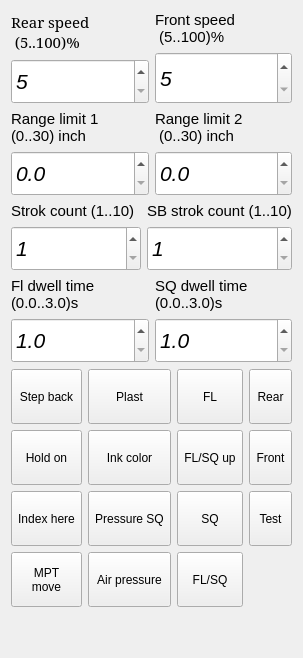
     <widget class="QWidget" name="tabPrint">
      <attribute name="icon">
       <iconset>
        <normaloff>:/new/icons/icons/brush.png</normaloff>:/new/icons/icons/brush.png</iconset>
      </attribute>
      <attribute name="title">
       <string>Print</string>
      </attribute>
      <layout class="QVBoxLayout" name="verticalLayout_27">
       <item>
        <layout class="QVBoxLayout" name="verticalLayout_26">
         <item>
          <layout class="QHBoxLayout" name="horizontalLayout">
           <item>
            <layout class="QVBoxLayout" name="verticalLayout_2" stretch="1,10">
             <item>
              <widget class="QLabel" name="labelSP1">
               <property name="font">
                <font>
                 <family>Serif</family>
                 <pointsize>11</pointsize>
                </font>
               </property>
               <property name="text">
                <string>Rear speed
 (5..100)%</string>
               </property>
              </widget>
             </item>
             <item>
              <widget class="QDoubleSpinBox" name="spinBoxRearSpeed">
               <property name="sizePolicy">
                <sizepolicy hsizetype="Minimum" vsizetype="Minimum">
                 <horstretch>0</horstretch>
                 <verstretch>0</verstretch>
                </sizepolicy>
               </property>
               <property name="minimumSize">
                <size>
                 <width>0</width>
                 <height>45</height>
                </size>
               </property>
               <property name="font">
                <font>
                 <pointsize>16</pointsize>
                 <italic>true</italic>
                </font>
               </property>
               <property name="decimals">
                <number>0</number>
               </property>
               <property name="minimum">
                <double>5.000000000000000</double>
               </property>
               <property name="maximum">
                <double>100.000000000000000</double>
               </property>
              </widget>
             </item>
            </layout>
           </item>
           <item>
            <layout class="QVBoxLayout" name="verticalLayout_3">
             <item>
              <widget class="QLabel" name="labelSP2">
               <property name="sizePolicy">
                <sizepolicy hsizetype="Preferred" vsizetype="Fixed">
                 <horstretch>0</horstretch>
                 <verstretch>0</verstretch>
                </sizepolicy>
               </property>
               <property name="font">
                <font>
                 <pointsize>11</pointsize>
                </font>
               </property>
               <property name="text">
                <string>Front speed
 (5..100)%</string>
               </property>
              </widget>
             </item>
             <item>
              <widget class="QDoubleSpinBox" name="spinBoxFrontSpeed">
               <property name="sizePolicy">
                <sizepolicy hsizetype="Minimum" vsizetype="Minimum">
                 <horstretch>0</horstretch>
                 <verstretch>0</verstretch>
                </sizepolicy>
               </property>
               <property name="minimumSize">
                <size>
                 <width>0</width>
                 <height>45</height>
                </size>
               </property>
               <property name="font">
                <font>
                 <pointsize>16</pointsize>
                 <italic>true</italic>
                </font>
               </property>
               <property name="decimals">
                <number>0</number>
               </property>
               <property name="minimum">
                <double>5.000000000000000</double>
               </property>
               <property name="maximum">
                <double>100.000000000000000</double>
               </property>
              </widget>
             </item>
            </layout>
           </item>
          </layout>
         </item>
         <item>
          <layout class="QHBoxLayout" name="horizontalLayout_10">
           <item>
            <layout class="QVBoxLayout" name="verticalLayout_6" stretch="1,10">
             <item>
              <widget class="QLabel" name="labelRL1">
               <property name="font">
                <font>
                 <pointsize>11</pointsize>
                </font>
               </property>
               <property name="text">
                <string>Range limit 1 
(0..30) inch</string>
               </property>
              </widget>
             </item>
             <item>
              <widget class="QDoubleSpinBox" name="dSpinBoxFrontRange">
               <property name="sizePolicy">
                <sizepolicy hsizetype="Minimum" vsizetype="Minimum">
                 <horstretch>0</horstretch>
                 <verstretch>0</verstretch>
                </sizepolicy>
               </property>
               <property name="minimumSize">
                <size>
                 <width>0</width>
                 <height>45</height>
                </size>
               </property>
               <property name="font">
                <font>
                 <pointsize>16</pointsize>
                 <italic>true</italic>
                </font>
               </property>
               <property name="decimals">
                <number>1</number>
               </property>
               <property name="maximum">
                <double>30.000000000000000</double>
               </property>
              </widget>
             </item>
            </layout>
           </item>
           <item>
            <layout class="QVBoxLayout" name="verticalLayout_5" stretch="1,10">
             <item>
              <widget class="QLabel" name="labelRL2">
               <property name="sizePolicy">
                <sizepolicy hsizetype="Preferred" vsizetype="Fixed">
                 <horstretch>0</horstretch>
                 <verstretch>0</verstretch>
                </sizepolicy>
               </property>
               <property name="font">
                <font>
                 <pointsize>11</pointsize>
                </font>
               </property>
               <property name="text">
                <string>Range limit 2
 (0..30) inch</string>
               </property>
              </widget>
             </item>
             <item>
              <widget class="QDoubleSpinBox" name="dSpinBoxRearRange">
               <property name="sizePolicy">
                <sizepolicy hsizetype="Minimum" vsizetype="Minimum">
                 <horstretch>0</horstretch>
                 <verstretch>0</verstretch>
                </sizepolicy>
               </property>
               <property name="minimumSize">
                <size>
                 <width>0</width>
                 <height>45</height>
                </size>
               </property>
               <property name="font">
                <font>
                 <pointsize>16</pointsize>
                 <italic>true</italic>
                </font>
               </property>
               <property name="decimals">
                <number>1</number>
               </property>
               <property name="maximum">
                <double>30.000000000000000</double>
               </property>
              </widget>
             </item>
            </layout>
           </item>
          </layout>
         </item>
         <item>
          <layout class="QHBoxLayout" name="horizontalLayout_11">
           <item>
            <layout class="QVBoxLayout" name="verticalLayout_4" stretch="1,10">
             <item>
              <widget class="QLabel" name="labelSC1">
               <property name="font">
                <font>
                 <pointsize>11</pointsize>
                </font>
               </property>
               <property name="text">
                <string>Strok count (1..10)</string>
               </property>
              </widget>
             </item>
             <item>
              <widget class="QDoubleSpinBox" name="spinBoxStrokCount">
               <property name="sizePolicy">
                <sizepolicy hsizetype="Minimum" vsizetype="Minimum">
                 <horstretch>0</horstretch>
                 <verstretch>0</verstretch>
                </sizepolicy>
               </property>
               <property name="minimumSize">
                <size>
                 <width>0</width>
                 <height>45</height>
                </size>
               </property>
               <property name="font">
                <font>
                 <pointsize>16</pointsize>
                 <italic>true</italic>
                </font>
               </property>
               <property name="decimals">
                <number>0</number>
               </property>
               <property name="minimum">
                <double>1.000000000000000</double>
               </property>
               <property name="maximum">
                <double>10.000000000000000</double>
               </property>
              </widget>
             </item>
            </layout>
           </item>
           <item>
            <layout class="QVBoxLayout" name="verticalLayout_7" stretch="1,10">
             <item>
              <widget class="QLabel" name="labelSC2">
               <property name="sizePolicy">
                <sizepolicy hsizetype="Preferred" vsizetype="Fixed">
                 <horstretch>0</horstretch>
                 <verstretch>0</verstretch>
                </sizepolicy>
               </property>
               <property name="font">
                <font>
                 <pointsize>11</pointsize>
                </font>
               </property>
               <property name="text">
                <string>SB strok count (1..10)</string>
               </property>
              </widget>
             </item>
             <item>
              <widget class="QDoubleSpinBox" name="spinBoxSBStrokCount">
               <property name="sizePolicy">
                <sizepolicy hsizetype="Minimum" vsizetype="Minimum">
                 <horstretch>0</horstretch>
                 <verstretch>0</verstretch>
                </sizepolicy>
               </property>
               <property name="minimumSize">
                <size>
                 <width>0</width>
                 <height>45</height>
                </size>
               </property>
               <property name="font">
                <font>
                 <pointsize>16</pointsize>
                 <italic>true</italic>
                </font>
               </property>
               <property name="decimals">
                <number>0</number>
               </property>
               <property name="minimum">
                <double>1.000000000000000</double>
               </property>
               <property name="maximum">
                <double>10.000000000000000</double>
               </property>
              </widget>
             </item>
            </layout>
           </item>
          </layout>
         </item>
         <item>
          <layout class="QHBoxLayout" name="horizontalLayout_12">
           <item>
            <layout class="QVBoxLayout" name="verticalLayout_8" stretch="1,10">
             <item>
              <widget class="QLabel" name="labelDwT1">
               <property name="font">
                <font>
                 <pointsize>11</pointsize>
                </font>
               </property>
               <property name="text">
                <string>Fl dwell time
(0.0..3.0)s</string>
               </property>
              </widget>
             </item>
             <item>
              <widget class="QDoubleSpinBox" name="dSpinBoxFlDwellTime">
               <property name="sizePolicy">
                <sizepolicy hsizetype="Minimum" vsizetype="Minimum">
                 <horstretch>0</horstretch>
                 <verstretch>0</verstretch>
                </sizepolicy>
               </property>
               <property name="minimumSize">
                <size>
                 <width>0</width>
                 <height>45</height>
                </size>
               </property>
               <property name="font">
                <font>
                 <pointsize>16</pointsize>
                 <italic>true</italic>
                </font>
               </property>
               <property name="decimals">
                <number>1</number>
               </property>
               <property name="minimum">
                <double>1.000000000000000</double>
               </property>
               <property name="maximum">
                <double>3.000000000000000</double>
               </property>
               <property name="singleStep">
                <double>0.100000000000000</double>
               </property>
              </widget>
             </item>
            </layout>
           </item>
           <item>
            <layout class="QVBoxLayout" name="verticalLayout_25" stretch="1,10">
             <item>
              <widget class="QLabel" name="labelDwT2">
               <property name="sizePolicy">
                <sizepolicy hsizetype="Preferred" vsizetype="Fixed">
                 <horstretch>0</horstretch>
                 <verstretch>0</verstretch>
                </sizepolicy>
               </property>
               <property name="font">
                <font>
                 <pointsize>11</pointsize>
                </font>
               </property>
               <property name="text">
                <string>SQ dwell time
(0.0..3.0)s</string>
               </property>
              </widget>
             </item>
             <item>
              <widget class="QDoubleSpinBox" name="dSpinBoxSqDwellTime">
               <property name="sizePolicy">
                <sizepolicy hsizetype="Minimum" vsizetype="Minimum">
                 <horstretch>0</horstretch>
                 <verstretch>0</verstretch>
                </sizepolicy>
               </property>
               <property name="minimumSize">
                <size>
                 <width>0</width>
                 <height>45</height>
                </size>
               </property>
               <property name="font">
                <font>
                 <pointsize>16</pointsize>
                 <italic>true</italic>
                </font>
               </property>
               <property name="decimals">
                <number>1</number>
               </property>
               <property name="minimum">
                <double>1.000000000000000</double>
               </property>
               <property name="maximum">
                <double>3.000000000000000</double>
               </property>
               <property name="singleStep">
                <double>0.100000000000000</double>
               </property>
              </widget>
             </item>
            </layout>
           </item>
          </layout>
         </item>
        </layout>
       </item>
       <item>
        <layout class="QHBoxLayout" name="horizontalLayout_8">
         <item>
          <layout class="QVBoxLayout" name="verticalLayout_23">
           <item>
            <widget class="QToolButton" name="toolButtonStepBack">
             <property name="sizePolicy">
              <sizepolicy hsizetype="Expanding" vsizetype="Minimum">
               <horstretch>0</horstretch>
               <verstretch>0</verstretch>
              </sizepolicy>
             </property>
             <property name="minimumSize">
              <size>
               <width>0</width>
               <height>55</height>
              </size>
             </property>
             <property name="text">
              <string>Step back</string>
             </property>
             <property name="icon">
              <iconset>
               <normaloff>:/new/icons/icons/sqfl_up.png</normaloff>:/new/icons/icons/sqfl_up.png</iconset>
             </property>
             <property name="iconSize">
              <size>
               <width>32</width>
               <height>32</height>
              </size>
             </property>
             <property name="toolButtonStyle">
              <enum>Qt::ToolButtonTextUnderIcon</enum>
             </property>
            </widget>
           </item>
           <item>
            <widget class="QToolButton" name="toolButtonHoldOn">
             <property name="sizePolicy">
              <sizepolicy hsizetype="Expanding" vsizetype="Minimum">
               <horstretch>0</horstretch>
               <verstretch>0</verstretch>
              </sizepolicy>
             </property>
             <property name="minimumSize">
              <size>
               <width>0</width>
               <height>55</height>
              </size>
             </property>
             <property name="text">
              <string>Hold on</string>
             </property>
             <property name="icon">
              <iconset>
               <normaloff>:/new/icons/icons/handNO.png</normaloff>:/new/icons/icons/handNO.png</iconset>
             </property>
             <property name="iconSize">
              <size>
               <width>32</width>
               <height>32</height>
              </size>
             </property>
             <property name="checkable">
              <bool>true</bool>
             </property>
             <property name="toolButtonStyle">
              <enum>Qt::ToolButtonTextUnderIcon</enum>
             </property>
            </widget>
           </item>
           <item>
            <widget class="QToolButton" name="toolButtonIndexHere">
             <property name="sizePolicy">
              <sizepolicy hsizetype="Expanding" vsizetype="Minimum">
               <horstretch>0</horstretch>
               <verstretch>0</verstretch>
              </sizepolicy>
             </property>
             <property name="minimumSize">
              <size>
               <width>0</width>
               <height>55</height>
              </size>
             </property>
             <property name="text">
              <string>Index here</string>
             </property>
             <property name="icon">
              <iconset>
               <normaloff>:/new/icons/icons/sqfl_down.png</normaloff>:/new/icons/icons/sqfl_down.png</iconset>
             </property>
             <property name="iconSize">
              <size>
               <width>32</width>
               <height>32</height>
              </size>
             </property>
             <property name="toolButtonStyle">
              <enum>Qt::ToolButtonTextUnderIcon</enum>
             </property>
            </widget>
           </item>
           <item>
            <widget class="QToolButton" name="toolButtonMTPMove">
             <property name="sizePolicy">
              <sizepolicy hsizetype="Expanding" vsizetype="Minimum">
               <horstretch>0</horstretch>
               <verstretch>0</verstretch>
              </sizepolicy>
             </property>
             <property name="minimumSize">
              <size>
               <width>0</width>
               <height>55</height>
              </size>
             </property>
             <property name="text">
              <string>MPT 
move</string>
             </property>
             <property name="icon">
              <iconset>
               <normaloff>:/arrows/icons/arrows/arrowUD.png</normaloff>:/arrows/icons/arrows/arrowUD.png</iconset>
             </property>
             <property name="iconSize">
              <size>
               <width>32</width>
               <height>32</height>
              </size>
             </property>
             <property name="toolButtonStyle">
              <enum>Qt::ToolButtonTextUnderIcon</enum>
             </property>
            </widget>
           </item>
           <item>
            <spacer name="verticalSpacer">
             <property name="orientation">
              <enum>Qt::Vertical</enum>
             </property>
             <property name="sizeHint" stdset="0">
              <size>
               <width>20</width>
               <height>40</height>
              </size>
             </property>
            </spacer>
           </item>
          </layout>
         </item>
         <item>
          <layout class="QVBoxLayout" name="verticalLayout_21">
           <property name="spacing">
            <number>6</number>
           </property>
           <item>
            <widget class="QToolButton" name="toolButtonPlast">
             <property name="sizePolicy">
              <sizepolicy hsizetype="Expanding" vsizetype="Minimum">
               <horstretch>0</horstretch>
               <verstretch>0</verstretch>
              </sizepolicy>
             </property>
             <property name="minimumSize">
              <size>
               <width>0</width>
               <height>55</height>
              </size>
             </property>
             <property name="text">
              <string>Plast</string>
             </property>
             <property name="icon">
              <iconset>
               <normaloff>:/new/icons/icons/Bucket.png</normaloff>:/new/icons/icons/Bucket.png</iconset>
             </property>
             <property name="iconSize">
              <size>
               <width>32</width>
               <height>32</height>
              </size>
             </property>
             <property name="toolButtonStyle">
              <enum>Qt::ToolButtonTextUnderIcon</enum>
             </property>
            </widget>
           </item>
           <item>
            <widget class="QToolButton" name="toolButtonInkColor">
             <property name="sizePolicy">
              <sizepolicy hsizetype="Expanding" vsizetype="Minimum">
               <horstretch>0</horstretch>
               <verstretch>0</verstretch>
              </sizepolicy>
             </property>
             <property name="minimumSize">
              <size>
               <width>0</width>
               <height>55</height>
              </size>
             </property>
             <property name="text">
              <string>Ink color</string>
             </property>
             <property name="icon">
              <iconset>
               <normaloff>:/new/icons/icons/sqfl_middle.png</normaloff>:/new/icons/icons/sqfl_middle.png</iconset>
             </property>
             <property name="iconSize">
              <size>
               <width>32</width>
               <height>32</height>
              </size>
             </property>
             <property name="toolButtonStyle">
              <enum>Qt::ToolButtonTextUnderIcon</enum>
             </property>
            </widget>
           </item>
           <item>
            <widget class="QToolButton" name="toolButtonPressure">
             <property name="sizePolicy">
              <sizepolicy hsizetype="Expanding" vsizetype="Minimum">
               <horstretch>0</horstretch>
               <verstretch>0</verstretch>
              </sizepolicy>
             </property>
             <property name="minimumSize">
              <size>
               <width>0</width>
               <height>55</height>
              </size>
             </property>
             <property name="text">
              <string>Pressure SQ</string>
             </property>
             <property name="iconSize">
              <size>
               <width>32</width>
               <height>32</height>
              </size>
             </property>
             <property name="toolButtonStyle">
              <enum>Qt::ToolButtonTextUnderIcon</enum>
             </property>
            </widget>
           </item>
           <item>
            <widget class="QToolButton" name="toolButtonPressureAir">
             <property name="sizePolicy">
              <sizepolicy hsizetype="Expanding" vsizetype="Minimum">
               <horstretch>0</horstretch>
               <verstretch>0</verstretch>
              </sizepolicy>
             </property>
             <property name="minimumSize">
              <size>
               <width>0</width>
               <height>55</height>
              </size>
             </property>
             <property name="text">
              <string>Air pressure</string>
             </property>
             <property name="iconSize">
              <size>
               <width>32</width>
               <height>32</height>
              </size>
             </property>
             <property name="toolButtonStyle">
              <enum>Qt::ToolButtonTextUnderIcon</enum>
             </property>
            </widget>
           </item>
           <item>
            <spacer name="verticalSpacer_2">
             <property name="orientation">
              <enum>Qt::Vertical</enum>
             </property>
             <property name="sizeHint" stdset="0">
              <size>
               <width>20</width>
               <height>40</height>
              </size>
             </property>
            </spacer>
           </item>
          </layout>
         </item>
         <item>
          <layout class="QVBoxLayout" name="verticalLayout_24">
           <item>
            <widget class="QToolButton" name="toolButtonFL">
             <property name="sizePolicy">
              <sizepolicy hsizetype="Expanding" vsizetype="Minimum">
               <horstretch>0</horstretch>
               <verstretch>0</verstretch>
              </sizepolicy>
             </property>
             <property name="minimumSize">
              <size>
               <width>0</width>
               <height>55</height>
              </size>
             </property>
             <property name="text">
              <string>FL</string>
             </property>
             <property name="icon">
              <iconset>
               <normaloff>:/new/icons/icons/sqfl_up.png</normaloff>:/new/icons/icons/sqfl_up.png</iconset>
             </property>
             <property name="iconSize">
              <size>
               <width>32</width>
               <height>32</height>
              </size>
             </property>
             <property name="toolButtonStyle">
              <enum>Qt::ToolButtonTextUnderIcon</enum>
             </property>
            </widget>
           </item>
           <item>
            <widget class="QToolButton" name="toolButtonFL_SQup">
             <property name="sizePolicy">
              <sizepolicy hsizetype="Expanding" vsizetype="Minimum">
               <horstretch>0</horstretch>
               <verstretch>0</verstretch>
              </sizepolicy>
             </property>
             <property name="minimumSize">
              <size>
               <width>0</width>
               <height>55</height>
              </size>
             </property>
             <property name="text">
              <string>FL/SQ up</string>
             </property>
             <property name="icon">
              <iconset>
               <normaloff>:/new/icons/icons/sqfl_middle.png</normaloff>:/new/icons/icons/sqfl_middle.png</iconset>
             </property>
             <property name="iconSize">
              <size>
               <width>32</width>
               <height>32</height>
              </size>
             </property>
             <property name="toolButtonStyle">
              <enum>Qt::ToolButtonTextUnderIcon</enum>
             </property>
            </widget>
           </item>
           <item>
            <widget class="QToolButton" name="toolButtonSQ">
             <property name="sizePolicy">
              <sizepolicy hsizetype="Expanding" vsizetype="Minimum">
               <horstretch>0</horstretch>
               <verstretch>0</verstretch>
              </sizepolicy>
             </property>
             <property name="minimumSize">
              <size>
               <width>0</width>
               <height>55</height>
              </size>
             </property>
             <property name="text">
              <string>SQ</string>
             </property>
             <property name="icon">
              <iconset>
               <normaloff>:/new/icons/icons/sqfl_down.png</normaloff>:/new/icons/icons/sqfl_down.png</iconset>
             </property>
             <property name="iconSize">
              <size>
               <width>32</width>
               <height>32</height>
              </size>
             </property>
             <property name="toolButtonStyle">
              <enum>Qt::ToolButtonTextUnderIcon</enum>
             </property>
            </widget>
           </item>
           <item>
            <widget class="QToolButton" name="toolButtonFL_SQ">
             <property name="sizePolicy">
              <sizepolicy hsizetype="Expanding" vsizetype="Fixed">
               <horstretch>0</horstretch>
               <verstretch>0</verstretch>
              </sizepolicy>
             </property>
             <property name="minimumSize">
              <size>
               <width>0</width>
               <height>55</height>
              </size>
             </property>
             <property name="text">
              <string>FL/SQ</string>
             </property>
             <property name="icon">
              <iconset resource="icons.qrc">
               <normaloff>:/arrows/icons/Base/arrows/arrowUD.png</normaloff>:/arrows/icons/Base/arrows/arrowUD.png</iconset>
             </property>
             <property name="iconSize">
              <size>
               <width>32</width>
               <height>32</height>
              </size>
             </property>
             <property name="toolButtonStyle">
              <enum>Qt::ToolButtonTextUnderIcon</enum>
             </property>
            </widget>
           </item>
           <item>
            <spacer name="verticalSpacer_10">
             <property name="orientation">
              <enum>Qt::Vertical</enum>
             </property>
             <property name="sizeHint" stdset="0">
              <size>
               <width>20</width>
               <height>40</height>
              </size>
             </property>
            </spacer>
           </item>
          </layout>
         </item>
         <item>
          <layout class="QVBoxLayout" name="verticalLayout_22">
           <item>
            <widget class="QToolButton" name="toolButtonMoveRear">
             <property name="sizePolicy">
              <sizepolicy hsizetype="Expanding" vsizetype="Minimum">
               <horstretch>0</horstretch>
               <verstretch>0</verstretch>
              </sizepolicy>
             </property>
             <property name="minimumSize">
              <size>
               <width>0</width>
               <height>55</height>
              </size>
             </property>
             <property name="text">
              <string>Rear</string>
             </property>
             <property name="icon">
              <iconset>
               <normaloff>:/arrows/icons/arrows/arrowUR.png</normaloff>:/arrows/icons/arrows/arrowUR.png</iconset>
             </property>
             <property name="iconSize">
              <size>
               <width>32</width>
               <height>32</height>
              </size>
             </property>
             <property name="toolButtonStyle">
              <enum>Qt::ToolButtonTextUnderIcon</enum>
             </property>
            </widget>
           </item>
           <item>
            <widget class="QToolButton" name="toolButtonMoveFront">
             <property name="sizePolicy">
              <sizepolicy hsizetype="Expanding" vsizetype="Minimum">
               <horstretch>0</horstretch>
               <verstretch>0</verstretch>
              </sizepolicy>
             </property>
             <property name="minimumSize">
              <size>
               <width>0</width>
               <height>55</height>
              </size>
             </property>
             <property name="text">
              <string>Front</string>
             </property>
             <property name="icon">
              <iconset>
               <normaloff>:/arrows/icons/arrows/arrowDL.png</normaloff>:/arrows/icons/arrows/arrowDL.png</iconset>
             </property>
             <property name="iconSize">
              <size>
               <width>32</width>
               <height>32</height>
              </size>
             </property>
             <property name="toolButtonStyle">
              <enum>Qt::ToolButtonTextUnderIcon</enum>
             </property>
            </widget>
           </item>
           <item>
            <widget class="QToolButton" name="toolButtonMoveTest">
             <property name="sizePolicy">
              <sizepolicy hsizetype="Expanding" vsizetype="Minimum">
               <horstretch>0</horstretch>
               <verstretch>0</verstretch>
              </sizepolicy>
             </property>
             <property name="minimumSize">
              <size>
               <width>0</width>
               <height>55</height>
              </size>
             </property>
             <property name="text">
              <string>Test</string>
             </property>
             <property name="icon">
              <iconset>
               <normaloff>:/arrows/icons/arrows/arrowLR2.png</normaloff>:/arrows/icons/arrows/arrowLR2.png</iconset>
             </property>
             <property name="iconSize">
              <size>
               <width>32</width>
               <height>32</height>
              </size>
             </property>
             <property name="toolButtonStyle">
              <enum>Qt::ToolButtonTextUnderIcon</enum>
             </property>
            </widget>
           </item>
           <item>
            <spacer name="verticalSpacer_11">
             <property name="orientation">
              <enum>Qt::Vertical</enum>
             </property>
             <property name="sizeHint" stdset="0">
              <size>
               <width>20</width>
               <height>40</height>
              </size>
             </property>
            </spacer>
           </item>
          </layout>
         </item>
        </layout>
       </item>
      </layout>
     </widget>
